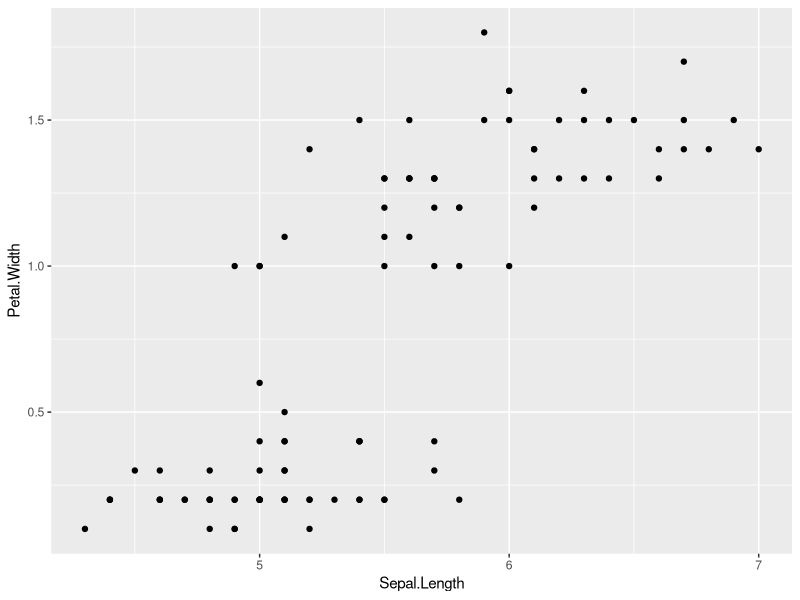
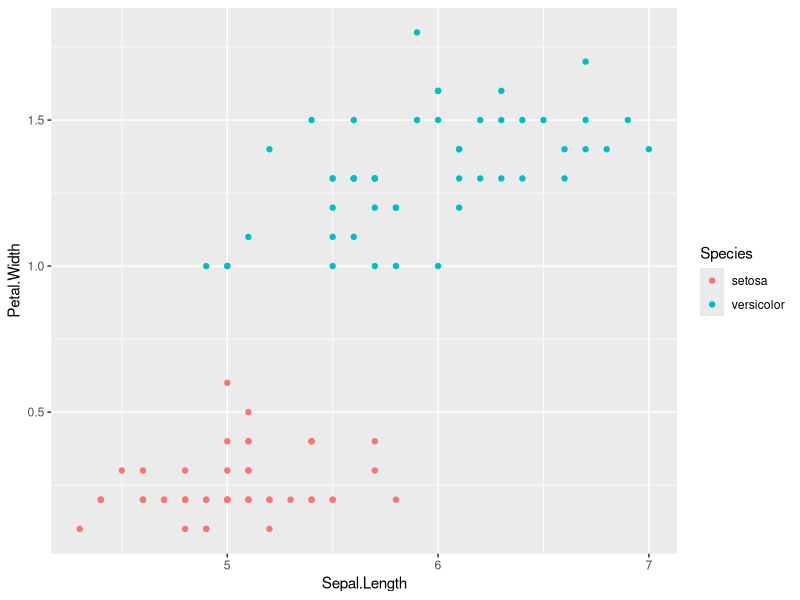
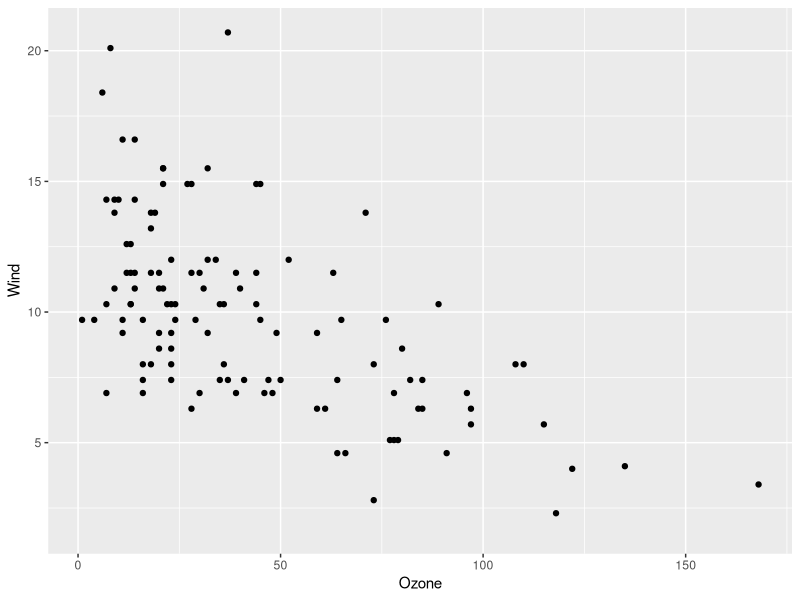
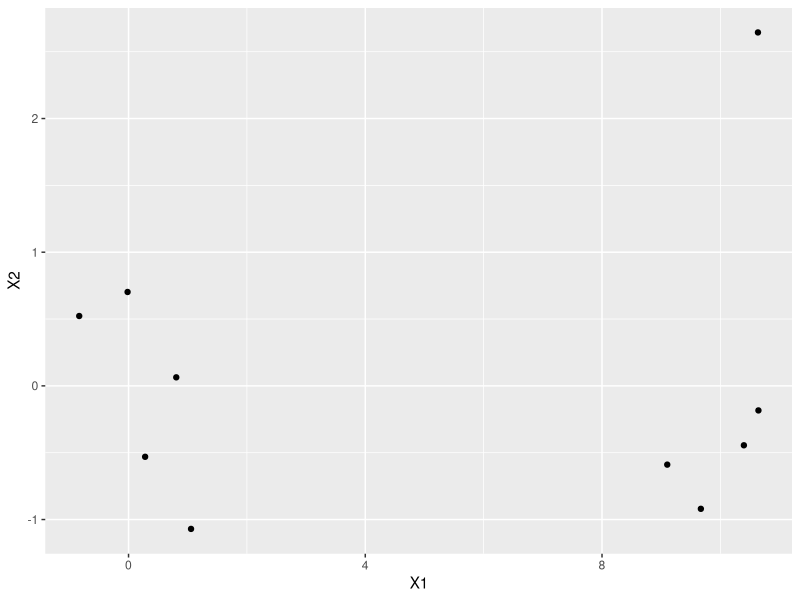
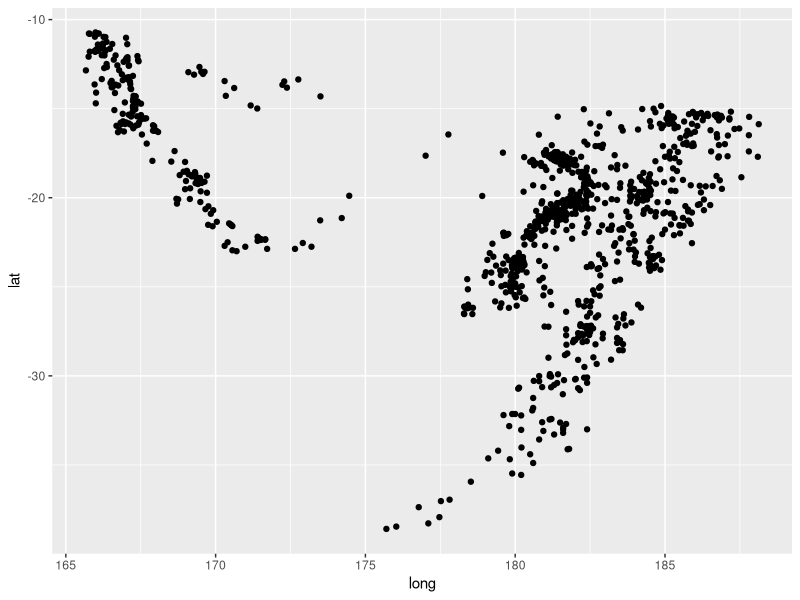

Generate these figures, in order, with R: (Note: this script raises an error after producing the figures.)
## ---- chunk 1
options(digits=2)
library(ggplot2)
library(tidyverse)
cbPalette <- c("#999999", "#E69F00", "#56B4E9", "#009E73", "#F0E442", "#0072B2", "#D55E00", 
  	"#CC79A7", '#000000' ,'#CCCC99')
cbbPalette <- c("#000000", "#E69F00", "#56B4E9", "#009E73", "#F0E442", "#0072B2", "#D55E00", "#CC79A7")
col.fill <-  scale_fill_manual(values=cbPalette)
col.ptos <-   scale_colour_manual(values=cbPalette)
## ---- chunk 2
ggplot(filter(iris, Species %in% c('setosa','versicolor')), aes(x=Sepal.Length, y=Petal.Width)) + geom_point()
## ---- chunk 3
ggplot(filter(iris, Species %in% c('setosa','versicolor')), aes(x=Sepal.Length, y=Petal.Width, colour=Species)) + geom_point()
## ---- chunk 4
ggplot(airquality, aes(x=Ozone, y=Wind)) + geom_point()
## ---- chunk 5
mat_1 <- rbind(matrix(rnorm(10*50), ncol=50))
mat_1[1:10,1] <- mat_1[1:10,1] + 10
dist(mat_1, method = 'euclidean')
## ---- chunk 6
mat_1 <- rbind(matrix(rnorm(10*2), ncol=2))
mat_1[1:5,1] <- mat_1[1:5,1] + 10
dist(mat_1, method = 'euclidean')
ggplot(data.frame(mat_1), aes(x=X1, y=X2)) + geom_point()
## ---- chunk 7
quakes_1 <- quakes[, c('lat','long')]
quakes_1$id <- 1:nrow(quakes_1)
ggplot(quakes_1, aes(x=long, y=lat)) + geom_point()
## ---- chunk 8
set.seed(251122)
K <- 5
centros <- sample_n(quakes_1, K) %>% mutate(k = 1:K) %>% select(-id)
centros
#centros_2 <- centros_1 %>% gather(var, value_c, lat:long) %>% select(-id)
#quakes_2 <- quakes_1 %>% gather(var, value, lat:long)
ggplot(quakes_1, aes(x=long, y=lat)) + geom_point() +
  geom_point(data = centros_1, aes(x=long, y=lat), size=7, colour='red')
## ---- chunk 9
agrupar <- function(datos, centros){
  datos_larga <- datos %>% gather(variable, valor, -id)
  centros_larga <- centros %>% gather(variable, valor_m, -k)
  dat <- full_join(datos_larga, centros_larga) %>%
          mutate(dif_cuad = (valor-valor_m)^2) %>%
          group_by(id, k) %>%
          summarise(dist_cuad = sum(dif_cuad)) %>%
          group_by(id) %>%
          arrange(id, k) %>%
          summarise(k = which.min(dist_cuad))
  dat <- dat %>% left_join(datos)
  dat
}
agrup <- agrupar(quakes_1, centros_1)
ggplot(agrup, aes(x=long, y=lat, colour=factor(k))) + geom_point()
## ---- chunk 10
recalcular_centros <- function(datos_agrup){
  datos_agrup %>% gather(variable, valor, -id, -k) %>%
    group_by(k, variable) %>%
    summarise(valor = mean(valor)) %>%
    spread(variable, valor)
}
centros <- recalcular_centros(agrup)
ggplot(quakes.1, aes(x=long, y=lat)) + geom_point() +
  geom_point(data = centros, aes(x=long, y=lat), size=7, colour='red')
## ---- chunk 11
agrup.1 <- left_join(quakes.2, centros.2)
agrup <- agrup.1 %>% group_by(id, k) %>%
  summarise(dist=sum((value-value.c)^2)) %>% 
  group_by(id) %>%
  mutate(min.dist = min(dist)) %>%
  filter(min.dist == dist) %>%
  left_join(quakes.1)
ggplot(agrup, aes(x=long, y=lat, colour=factor(k))) + geom_point()
## ---- chunk 12
centros.1 <- agrup %>% group_by(k) %>%
  summarise(lat=mean(lat), long=mean(long))
centros.2 <- centros.1 %>% gather(var, value.c, lat:long) 
ggplot(quakes.1, aes(x=long, y=lat)) + geom_point() +
  geom_point(data = centros.1, aes(x=long, y=lat), size=7, colour='red')
## ---- chunk 13
agrup.1 <- left_join(quakes.2, centros.2)
agrup <- agrup.1 %>% group_by(id, k) %>%
  summarise(dist=sum((value-value.c)^2)) %>% 
  group_by(id) %>%
  mutate(min.dist = min(dist)) %>%
  filter(min.dist == dist) %>%
  left_join(quakes.1)
ggplot(agrup, aes(x=long, y=lat, colour=factor(k))) + geom_point()
## ---- chunk 14
set.seed(2800)
k_medias <- kmeans(quakes.1[, c('lat','long')], centers = 5, nstart=30) # escoger varios comienzos aleatorios=
str(k_medias)
grupo <- k_medias$cluster
quakes.1$grupo <- grupo
ggplot(quakes.1, aes(x=long, y=lat, colour=factor(grupo))) + geom_point()
## ---- chunk 15
theta <- runif(200,0,2*pi)
r <- c(runif(100,0,0.3), runif(100,0.8,1))
df <- data.frame(x=r*cos(theta), y=r*sin(theta))
df$grupo <- kmeans(df, centers=2, nstart=20)$cluster
ggplot(df, aes(x=x, y=y, colour=factor(grupo))) + geom_point()
## ---- chunk 16
theta <- runif(200,0,2*pi)
r <- c(runif(100,0,0.3), runif(100,0.8,1))
df <- data.frame(x=r*cos(theta), y=r*sin(theta))
df$grupo <- kmeans(df, centers=5, nstart=20)$cluster
ggplot(df, aes(x=x, y=y, colour=factor(grupo))) + geom_point()
## ---- chunk 17
ggplot(filter(iris, Species %in% c('setosa','versicolor')), aes(x=Sepal.Length, y=Petal.Width)) + geom_point()
## ---- chunk 18
set.seed(90902)
df <- data.frame(x = rnorm(500,0,1), y = rnorm(500,0,1))
df$grupo <- kmeans(df, centers=5, nstart=20)$cluster
ggplot(df, aes(x=x, y=y, colour=factor(grupo))) + geom_point()
## ---- chunk 19
df$grupo <- kmeans(df, centers=5, nstart=20)$cluster
ggplot(df, aes(x=x, y=y, colour=factor(grupo))) + geom_point()
## ---- chunk 20
set.seed(909021)
df <- data.frame(x = rnorm(500,0,1), y = rnorm(500,0,1))
df$grupo <- kmeans(df, centers=5, nstart=20)$cluster
ggplot(df, aes(x=x, y=y, colour=factor(grupo))) + geom_point()
